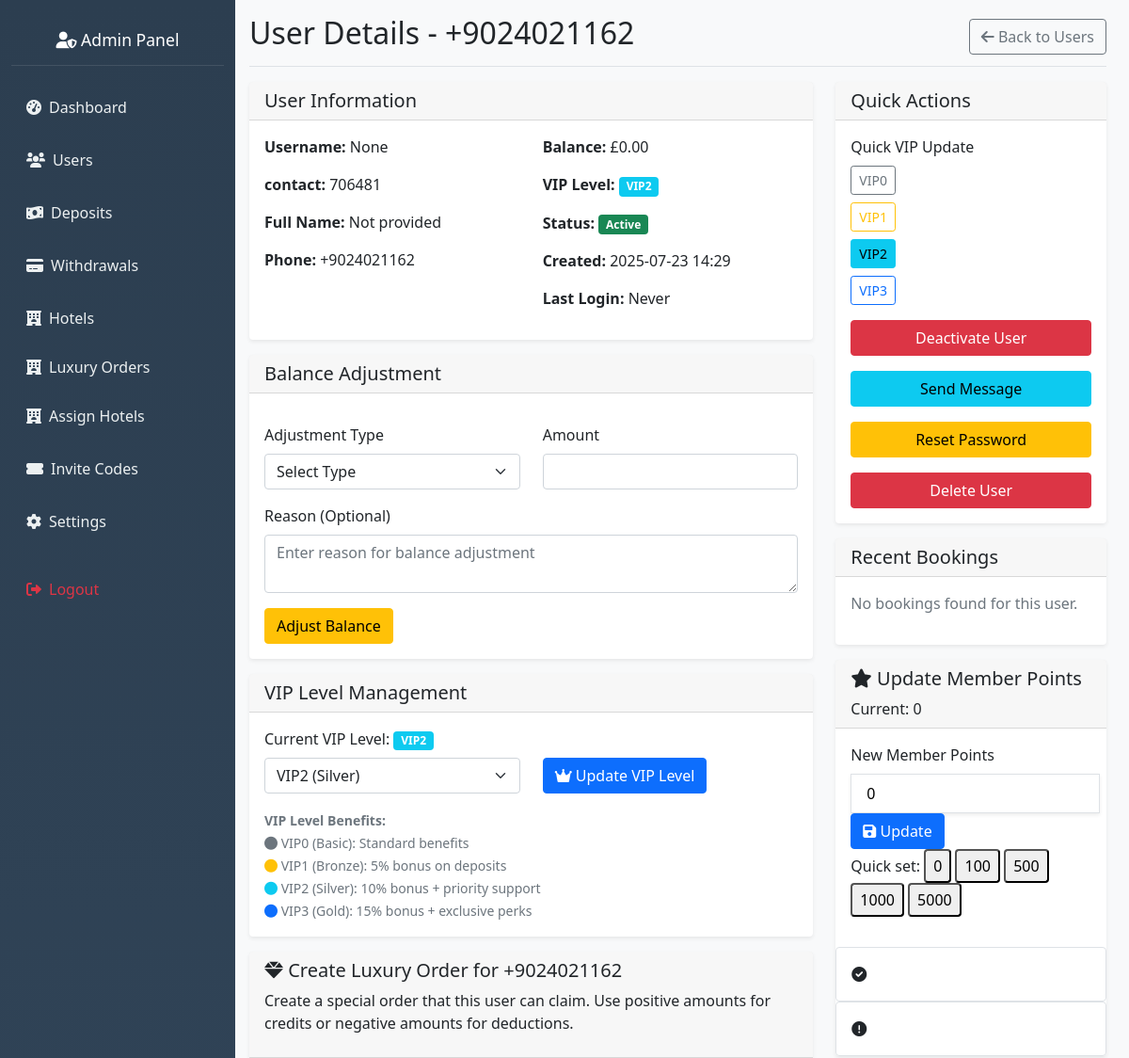
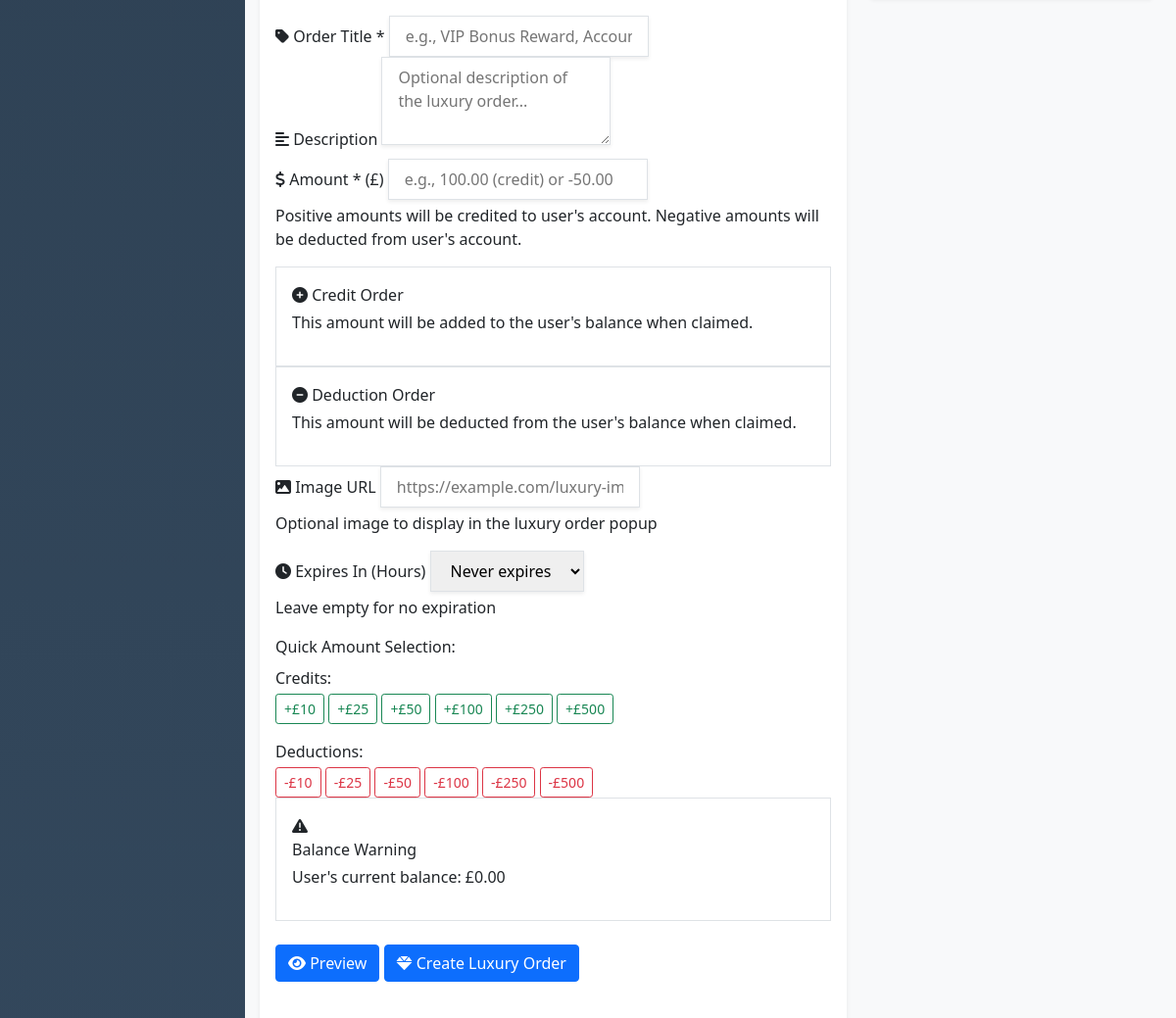
The app's page /admin/users/1/view (signed in, upper part), older data (2 pictures, top to bottom).
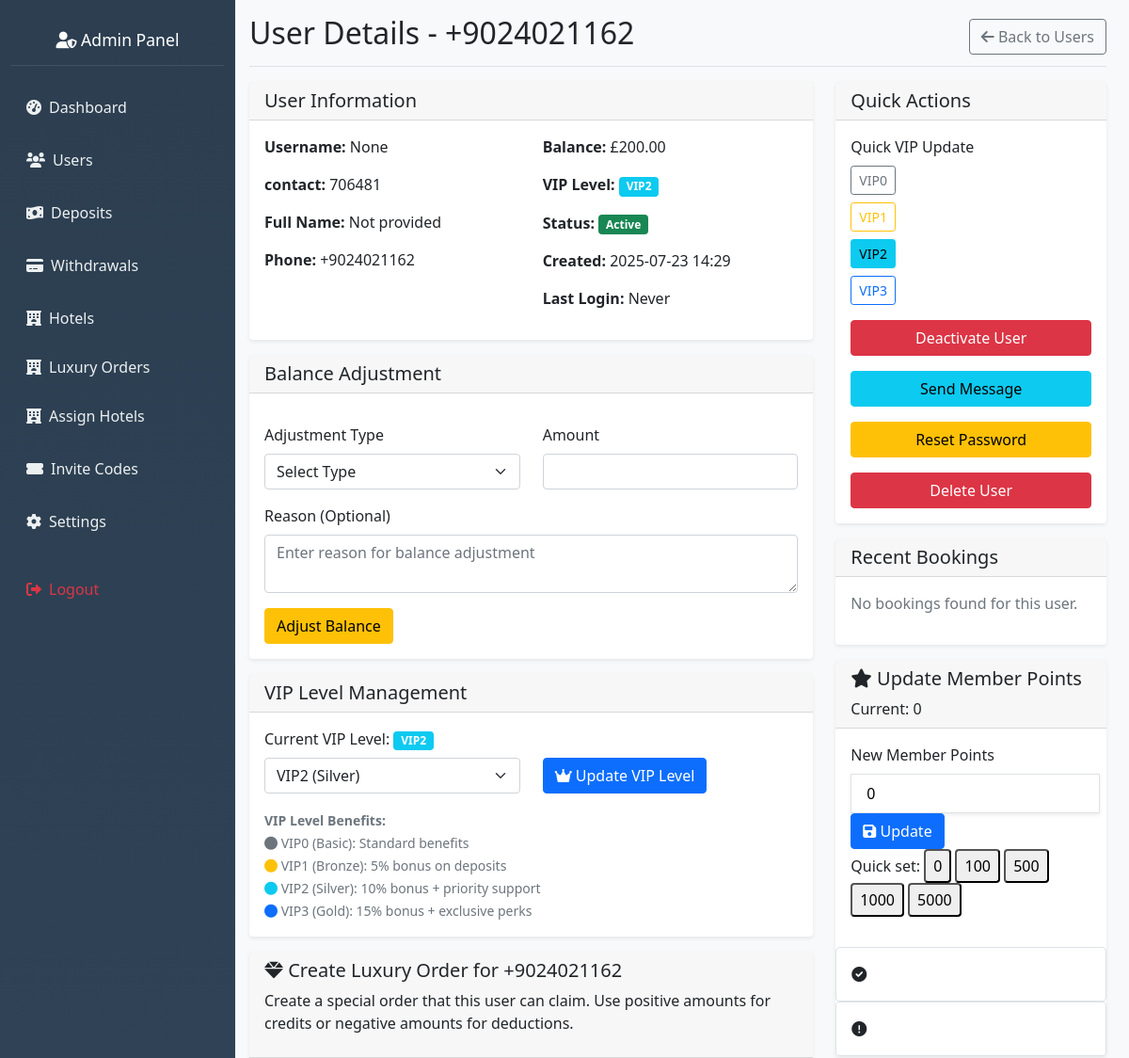
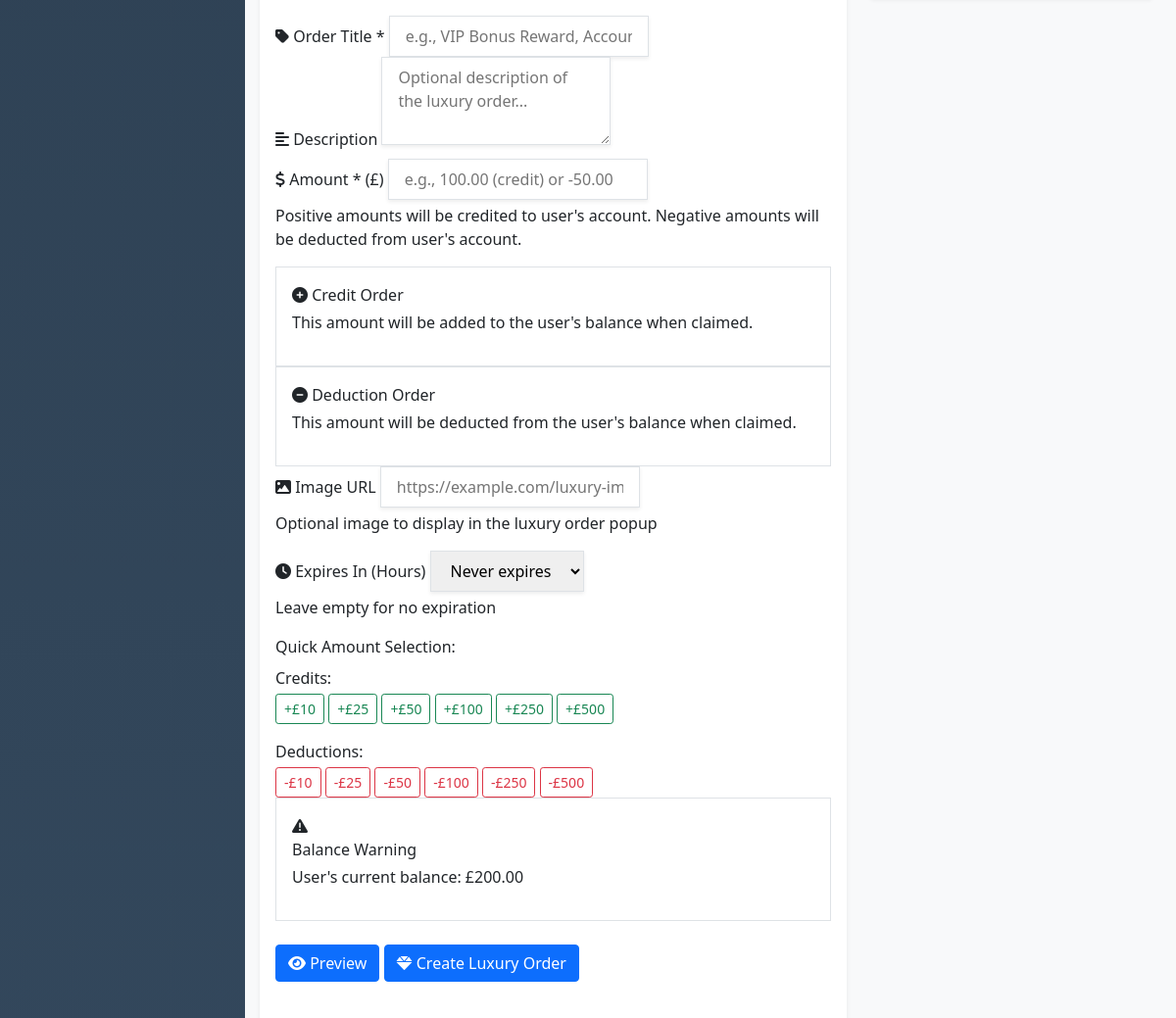
The same page, newer data (2 pictures, top to bottom).
### hotel_app/models.py (models this page shows, shortened)
class User(db.Model, UserMixin):
    __tablename__ = 'user'
    id = db.Column(db.Integer, primary_key=True)
    nickname = db.Column(db.String(80))
    user_id = db.Column(db.String(6), unique=True)
    agent_id = db.Column(db.String(6), unique=True)
    contact = db.Column(db.String(20))
    invitation_code = db.Column(db.String(20))
    member_points = db.Column(db.Integer, default=0)
    trial_bonus = db.Column(db.Float, default=564.00)
    balance = db.Column(db.Float, default=564.00)
    total_deposits = db.Column(db.Float, default=0.0)
    vip_level = db.Column(db.String(10), default='VIP0')
    withdrawal_password = db.Column(db.String(100))
    password_hash = db.Column(db.String(100))
    is_active = db.Column(db.Boolean, default=False)
    created_at = db.Column(db.DateTime, default=datetime.utcnow)
    session_locked = db.Column(db.Boolean, default=False)
    total_commission_earned = db.Column(db.Float, default=0.0)
    first_session_completed = db.Column(db.Boolean, default=False)
    session_reset_date = db.Column(db.String)
    bound_wallet_type = db.Column(db.String(20))
    max_first_session_reservations = db.Column(db.Integer, default=35)
    wallet_bound_at = db.Column(db.DateTime)
    second_session_reservations_count = db.Column(db.Integer, default=0)
    second_session_commission = db.Column(db.Float, default=0.0)
    bound_wallet_address = db.Column(db.String(200))
    first_session_commission = db.Column(db.Float, default=0.0)
    first_session_reservations_count = db.Column(db.Integer, default=0)
    current_session = db.Column(db.String(10), default='first')
    revolut_name = db.Column(db.String(100))
    revolut_iban = db.Column(db.String(50))
    revolut_revtag = db.Column(db.String(20))
    ip_address = db.Column(db.String(45))  # IPv6 can be up to 45 characters
    country = db.Column(db.String(100))
    country_code = db.Column(db.String(2))
    region = db.Column(db.String(100))
    city = db.Column(db.String(100))
    latitude = db.Column(db.Float)
    longitude = db.Column(db.Float)
    timezone = db.Column(db.String(50))
    isp = db.Column(db.String(255))
    last_location_update = db.Column(db.DateTime, default=datetime.utcnow)
    reservations = db.relationship('Reservation', backref='user', lazy=True)
    deposit_requests = db.relationship('DepositRequest', backref='user', lazy=True)
    withdrawal_requests = db.relationship('WithdrawalRequest', backref='user', lazy=True)
    hotel_assignments = db.relationship('UserHotelAssignment', backref='user', lazy=True)
    hotel_ratings = db.relationship('UserHotelRating', backref='user', lazy=True)

### hotel_app/routes.py (the view, shortened to what this page needs)
@app.route('/admin/users/<int:user_id>/view', methods=['GET', 'POST'])
@admin_required
def view_user_details(user_id):
    user = User.query.get_or_404(user_id)
    deposits = DepositRequest.query.filter_by(user_id=user_id).order_by(DepositRequest.id.desc()).all()
    withdrawals = WithdrawalRequest.query.filter_by(user_id=user_id).order_by(WithdrawalRequest.id.desc()).all()
    vip_levels = ['vip0', 'vip1', 'vip2', 'vip3']
    return render_template('admin_user_details.html',
                         user=user,
                         deposits=deposits,
                         withdrawals=withdrawals,
                         vip_levels=vip_levels)

### hotel_app/routes.py (called while the page is built)
def admin_required(f):
    @wraps(f)
    def wrapper(*args, **kwargs):
        admin_id = session.get('admin_id')
        if not admin_id:
            flash("Admin login required.", "danger")
            return redirect(url_for('admin_login'))
        admin = Admin.query.get(admin_id)
        if not admin or not admin.is_active:
            session.pop('admin_id', None)
            flash("Admin access denied.", "danger")
            return redirect(url_for('admin_login'))
        g.current_admin = admin
        return f(*args, **kwargs)
    return wrapper

@app.before_request
def check_admin_routes():
    if request.endpoint and request.endpoint.startswith('admin_') and request.endpoint != 'admin_login':
        if 'admin_id' not in session:
            return redirect(url_for('admin_login'))

### hotel_app/templates/admin_user_details.html (shortened to what the changed rows need)
{% extends "admin_base.html" %}
{% block content %}
<div class="d-flex justify-content-between flex-wrap flex-md-nowrap align-items-center pb-2 mb-3 border-bottom">
    <h1 class="h2">User Details - {{ user.contact }}</h1>
    <div class="btn-toolbar mb-2 mb-md-0">
        <a href="{{ url_for('admin_settings') }}" class="btn btn-outline-secondary">
        </a>
    </div>
</div>
<div class="row">
    <div class="col-md-8">
        <div class="card">
            <div class="card-body">
                <div class="row">
                    <div class="col-md-6">
                        <p><strong>Username:</strong> {{ user.nickname }}</p>
                        <p><strong>contact:</strong> {{ user.user_id }}</p>
                        <p><strong>Full Name:</strong> {{ user.full_name or 'Not provided' }}</p>
                        <p><strong>Phone:</strong> {{ user.contact or 'Not provided' }}</p>
                    </div>
                    <div class="col-md-6">
                        <p><strong>Balance:</strong> £{{ "%.2f"|format(user.balance) }}</p>
                        <p><strong>VIP Level:</strong>
                            <span
                                class="badge bg-{{ 'primary' if user.vip_level == 'vip3' else ('info' if user.vip_level == 'vip2' else ('warning' if user.vip_level == 'vip1' else 'secondary')) }}">
                                {{ user.vip_level.upper() if user.vip_level else 'VIP0' }}
                            </span>
                        </p>
                        <p><strong>Status:</strong>
                            <span class="badge bg-{{ 'success' if user.is_active else 'danger' }}">
                                {{ 'Active' if user.is_active else 'Inactive' }}
                            </span>
                        </p>
                        <p><strong>Created:</strong>
                            {{ user.created_at.strftime('%Y-%m-%d %H:%M') if user.created_at else 'N/A' }}
                        </p>
                        <p><strong>Last Login:</strong>
                            {{ user.last_login.strftime('%Y-%m-%d %H:%M') if user.last_login else 'Never' }}
                        </p>
                    </div>
                </div>
            </div>
        </div>
        <div class="card mt-3">
            <div class="card-body">
                <form method="POST" action="{{ url_for('update_user_vip', user_id=user.id) }}">
                    <div class="row align-items-end">
                        <div class="col-md-6">
                            <div class="mb-3">
                                <label for="vip_level" class="form-label">Current VIP Level:
                                    <span
                                        class="badge bg-{{ 'primary' if user.vip_level == 'vip3' else ('info' if user.vip_level == 'vip2' else ('warning' if user.vip_level == 'vip1' else 'secondary')) }}">
                                        {{ user.vip_level.upper() if user.vip_level else 'VIP0' }}
                                    </span>
                                </label>
                            </div>
                        </div>
                    </div>
                </form>
            </div>
        </div>
        <div class="card mt-3">
            <div class="card-header mb-6">
                <h5 class="card-title">
                    <i class="fas fa-gem text-purple-600 mr-3"></i>
                    Create Luxury Order for {{ user.contact }}
                </h5>
                <p class="text-gray-600 mt-2">Create a special order that this user can claim. Use positive amounts for credits
                    or negative amounts for deductions.</p>
            </div>
            <form id="luxuryOrderForm" class="card-body space-y-6">
                <div id="balanceWarning" class="hidden p-3 bg-yellow-50 border border-yellow-200 rounded-lg">
                    <div class="flex items-start">
                        <div>
                            <p class="text-sm text-yellow-700 mt-1">
                                User's current balance: <span class="font-semibold">£{{ "%.2f"|format(user.balance) }}</span>
                            </p>
                        </div>
                    </div>
                </div>
            </form>
        </div>
    </div>
    <div class="col-md-4">
        <div class="card">
            <div class="card-body">
                <form method="POST" action="{{ url_for('view_user_details', user_id=user.id) }}" class="mb-3">
                    <button type="submit" class="btn btn-{{ 'danger' if user.is_active else 'success' }} w-100"
                        onclick="return confirm('Are you sure you want to {{ 'deactivate' if user.is_active else 'activate' }} this user?')">
                        {{ 'Deactivate User' if user.is_active else 'Activate User' }}
                    </button>
                </form>
            </div>
        </div>
    </div>
</div>
{% endblock %}

Row changes from the older to the newer data that the page shows:
changed User "None": balance "0.00" → "200.00"
